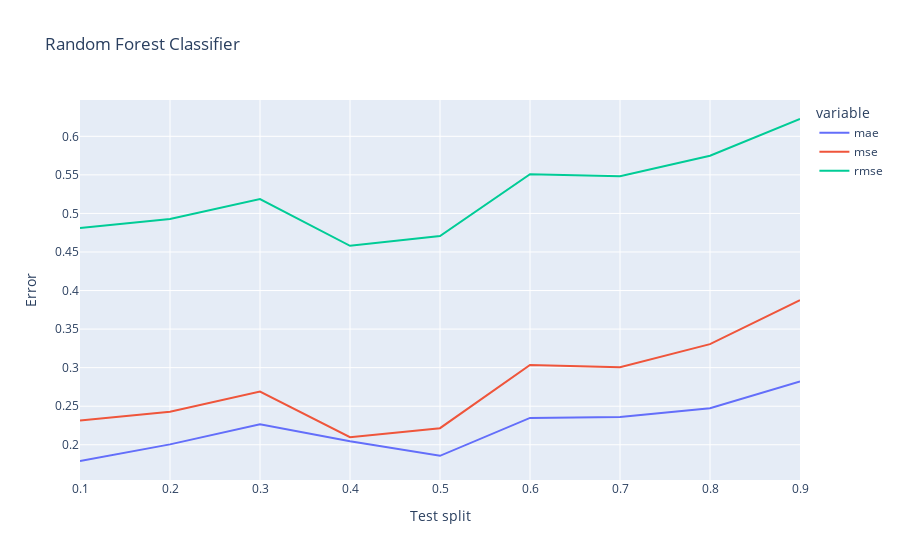

The notebook cell this image was saved under:
### Code cell
df.plot.line(x='depth', y=['mae', 'mse', 'rmse'], title='Random Forest Classifier', labels={'value': 'Error', 'depth': 'Test split'})

### Figure 1 — Plotly figure (JSON) as saved in the notebook; plotly's stock layout.template omitted (floating-point values rounded to 4 significant figures)
{"data": [{"hovertemplate": "variable=mae<br>Test split=%{x}<br>Error=%{y}<extra></extra>", "legendgroup": "mae", "line": {"color": "#636efa", "dash": "solid"}, "marker": {"symbol": "circle"}, "mode": "lines", "name": "mae", "orientation": "v", "showlegend": true, "type": "scatter", "x": [0.1, 0.2, 0.3, 0.4, 0.5, 0.6, 0.7, 0.8, 0.9], "xaxis": "x", "y": [0.1789, 0.2005, 0.2267, 0.2045, 0.1857, 0.2348, 0.2359, 0.2474, 0.2819], "yaxis": "y"}, {"hovertemplate": "variable=mse<br>Test split=%{x}<br>Error=%{y}<extra></extra>", "legendgroup": "mse", "line": {"color": "#EF553B", "dash": "solid"}, "marker": {"symbol": "circle"}, "mode": "lines", "name": "mse", "orientation": "v", "showlegend": true, "type": "scatter", "x": [0.1, 0.2, 0.3, 0.4, 0.5, 0.6, 0.7, 0.8, 0.9], "xaxis": "x", "y": [0.2316, 0.2427, 0.2689, 0.2098, 0.2215, 0.3034, 0.3007, 0.3305, 0.3875], "yaxis": "y"}, {"hovertemplate": "variable=rmse<br>Test split=%{x}<br>Error=%{y}<extra></extra>", "legendgroup": "rmse", "line": {"color": "#00cc96", "dash": "solid"}, "marker": {"symbol": "circle"}, "mode": "lines", "name": "rmse", "orientation": "v", "showlegend": true, "type": "scatter", "x": [0.1, 0.2, 0.3, 0.4, 0.5, 0.6, 0.7, 0.8, 0.9], "xaxis": "x", "y": [0.4812, 0.4927, 0.5185, 0.458, 0.4707, 0.5508, 0.5483, 0.5749, 0.6225], "yaxis": "y"}], "layout": {"legend": {"title": {"text": "variable"}, "tracegroupgap": 0}, "title": {"text": "Random Forest Classifier"}, "xaxis": {"anchor": "y", "domain": [0, 1], "title": {"text": "Test split"}}, "yaxis": {"anchor": "x", "domain": [0, 1], "title": {"text": "Error"}}}}
